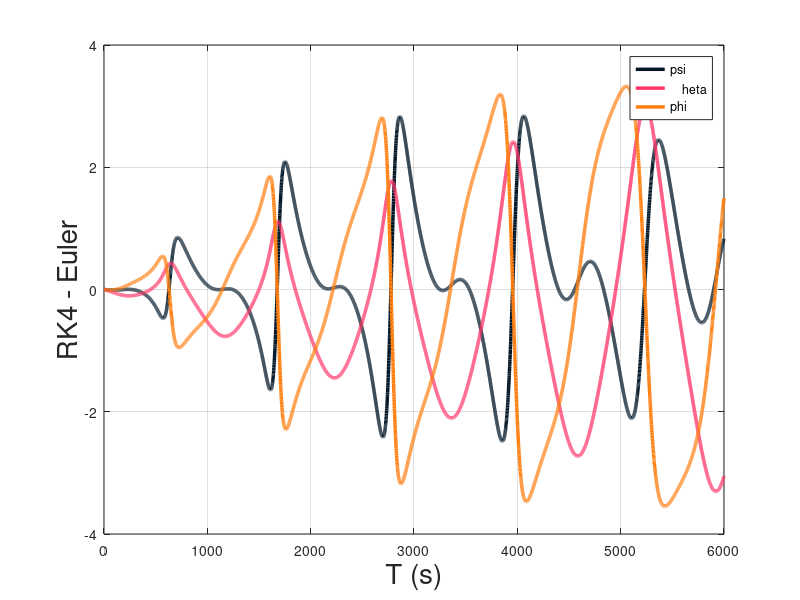

Write the MATLAB code that produced this figure. (Note: this script raises an error after producing the figure.)
clear; clc; close all;

load euler_e_angles.mat
load rk4_angles.mat

N = 6000; % number of samples
dt = 1;   % time-step, seconds

T = linspace(0, N*dt, N); % time array


diff_angles = rk4_e_angles - e_euler_angles;

plot(T, diff_angles(:,1),"Color", "#011627", "LineWidth", 2.5)

hold on
xlabel("T (s)", 'FontSize', 20)
ylabel("RK4 - Euler", 'FontSize', 20)
grid on
plot(T, diff_angles(:,2),"Color", "#ff3366", "LineWidth", 2.5)
plot(T, diff_angles(:,3),"Color", "#ff7f11", "LineWidth", 2.5)

legend("\psi","\theta","\phi", "Location","northeast")

ax = gca;
ax.FontSize = 20;
ax.GridAlpha = 0.4;

set(gcf,'position',[0,0, 1280, 750])

v_norms = [2000 norm(e_euler_angles(2000,:)) norm(rk4_e_angles(2000,:)); 
    4000 norm(e_euler_angles(4000,:)) norm(rk4_e_angles(4000,:));
    6000 norm(e_euler_angles(6000,:)) norm(rk4_e_angles(6000,:))];

T = array2table(v_norms);
filename = 'vectorNorms.xlsx';
T.Properties.VariableNames = ["Time Step (s)","Euler Method (deg)", "RK4 Method (deg)"];
writetable(T,filename,'Sheet',1,'Range','A1')

%% Section C

DCM2000 = F2_Euler2DCM321(e_euler_angles(2000,1), e_euler_angles(2000,2), e_euler_angles(2000,3));
DCM4000 = F2_Euler2DCM321(e_euler_angles(4000,1), e_euler_angles(4000,2), e_euler_angles(4000,3));
DCM6000 = F2_Euler2DCM321(e_euler_angles(6000,1), e_euler_angles(6000,2), e_euler_angles(6000,3));

angles1 = F4_MatrixAngleNormalizerDeg(F7_DCM2Euler313(DCM2000));
angles2 = F4_MatrixAngleNormalizerDeg(F7_DCM2Euler313(DCM4000));
angles3 = F4_MatrixAngleNormalizerDeg(F7_DCM2Euler313(DCM6000));


